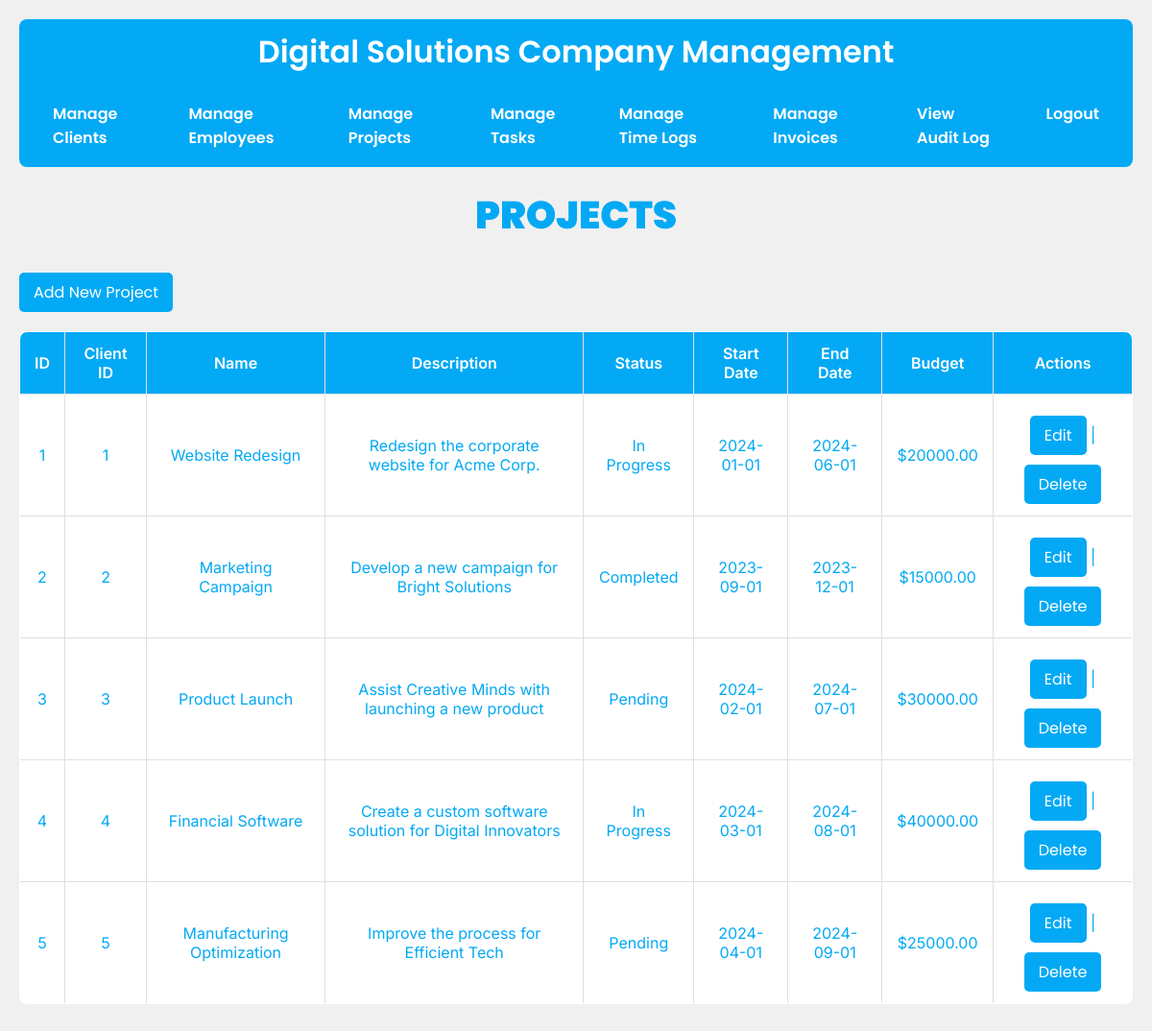
Page /projects.php (signed in) on the committed database.
### tables this page shows
CREATE TABLE Projects (
    project_id INT PRIMARY KEY AUTO_INCREMENT,
    client_id INT NOT NULL,
    name VARCHAR(255) NOT NULL,
    description TEXT,
    status VARCHAR(50) CHECK (status IN ('In Progress', 'Completed', 'Pending')),
    start_date DATE,
    end_date DATE,
    budget DECIMAL(15, 2)

);

### projects.php (the view, shortened to what this page needs)
<?php
include 'core/dbConfig.php';
$query = $pdo->query("SELECT * FROM Projects");
$projects = $query->fetchAll(PDO::FETCH_ASSOC);
?>
<!DOCTYPE html>
<html lang="en">
<head>
    <link rel="stylesheet" href="style.css">
</head>
<body>
        <nav>
            <h1>Digital Solutions Company Management</h1>
            <ul>
                <li><a href="clients.php">Manage Clients</a></li>
                <li><a href="employees.php">Manage Employees</a></li>
                <li><a href="projects.php">Manage Projects</a></li>
                <li><a href="tasks.php">Manage Tasks</a></li>
                <li><a href="timelogs.php">Manage Time Logs</a></li>
                <li><a href="invoices.php">Manage Invoices</a></li>
                <li><a href="auditLog.php">View Audit Log</a></li>
                <li><a href="logout.php">Logout</a></li>
            </ul>
        </nav>
    <h2>PROJECTS</h2>
    <a href="addProject.php">Add New Project</a>
    <table border="1">
        <tr>
            <th>ID</th>
            <th>Client ID</th>
            <th>Name</th>
            <th>Description</th>
            <th>Status</th>
            <th>Start Date</th>
            <th>End Date</th>
            <th>Budget</th>
            <th>Actions</th>
        </tr>
        <?php foreach ($projects as $project): ?>
        <tr>
            <td><?= htmlspecialchars($project['project_id']); ?></td>
            <td><?= htmlspecialchars($project['client_id']); ?></td>
            <td><?= htmlspecialchars($project['name']); ?></td>
            <td><?= htmlspecialchars($project['description']); ?></td>
            <td><?= htmlspecialchars($project['status']); ?></td>
            <td><?= htmlspecialchars($project['start_date']); ?></td>
            <td><?= htmlspecialchars($project['end_date']); ?></td>
            <td>$<?= htmlspecialchars($project['budget']); ?></td>
            <td>
                <a href="editProject.php?id=<?= htmlspecialchars($project['project_id']); ?>">Edit</a> |
                <a href="delProject.php?id=<?= htmlspecialchars($project['project_id']); ?>"onclick="return confirmDeletion()">Delete</a>
            </td>
        </tr>
        <?php endforeach; ?>
    </table>
</body>
</html>

### style.css (style rules this page uses)
* { margin: 0; padding: 0; box-sizing: border-box; font-family: "Inter", sans-serif; }
:root { --sky-blue: #03a9f4; --light-green: #a1eebd; --white: #ffffff; --gray: #f0f0f0; --border-color: #e0e0e0; }
body { background-color: var(--gray); color: var(--sky-blue); padding: 20px; font-family: "Inter", sans-serif; }
h1, h2 { color: var(--sky-blue); text-align: center; font-family: "Poppins", sans-serif; }
h1 { font-size: 2em; font-weight: 600; margin-bottom: 10px; }
h2 { font-size: 2.5em; font-weight: 900; margin-bottom: 20px; }
nav { background-color: var(--sky-blue); padding: 10px; border-radius: 8px; margin-bottom: 20px; }
nav ul { list-style: none; display: flex; justify-content: center; }
nav ul li { margin: 0 10px; }
nav ul li a { color: var(--white); text-decoration: none; font-weight: 600; }
nav h1 { color: #ffffff; }
table { width: 100%; border-collapse: collapse; margin: 20px 0; background-color: var(--white); border-radius: 8px; overflow: hidden; }
table, th, td { border: 1px solid var(--border-color); }
th, td { padding: 12px 15px; text-align: center; color: var(#000000); font-family: "Inter", sans-serif; }
th { background-color: var(--sky-blue); color: var(--white); font-weight: 600; }
tr:nth-child(even) { background-color: var(--white); }
a, button { display: inline-block; background-color: var(--sky-blue); color: var(--white); padding: 8px 15px; border-radius: 5px; text-decoration: none; margin-top: 10px; font-family: "Poppins", sans-serif; font-weight: 400; }

### rows in the picture
projects: project_id "1", client "1", name "Website Redesign", description "Redesign the corporate website for Acme Corp.", status "In Progress", start_date "2024-01-01", end_date "2024-06-01", budget "20000.00"
projects: project_id "2", client "2", name "Marketing Campaign", description "Develop a new campaign for Bright Solutions", status "Completed", start_date "2023-09-01", end_date "2023-12-01", budget "15000.00"
projects: project_id "3", client "3", name "Product Launch", description "Assist Creative Minds with launching a new product", status "Pending", start_date "2024-02-01", end_date "2024-07-01", budget "30000.00"
projects: project_id "4", client "4", name "Financial Software", description "Create a custom software solution for Digital Innovators", status "In Progress", start_date "2024-03-01", end_date "2024-08-01", budget "40000.00"
projects: project_id "5", client "5", name "Manufacturing Optimization", description "Improve the process for Efficient Tech", status "Pending", start_date "2024-04-01", end_date "2024-09-01", budget "25000.00"
